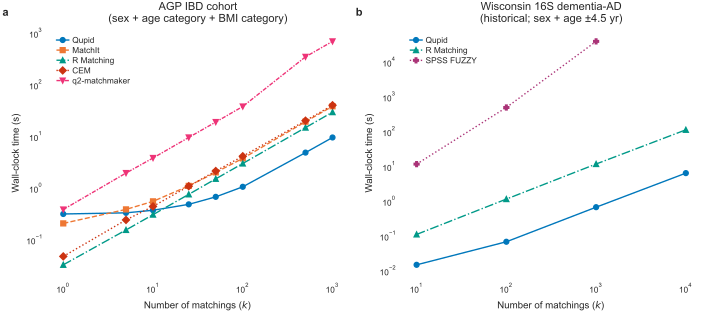

Generate this figure with Python:
#!/usr/bin/env python3
"""
fig_runtime_external — qupid vs. external matching tools.

Two-panel figure.

Panel (a): new AGP IBD benchmark. Qupid vs. four widely used host-covariate
matching tools (MatchIt, R Matching, CEM, q2-matchmaker) under categorical
matching (sex + age_cat + bmi_cat). Reads benchmark_real/agp_external_results.tsv.

Panel (b): historical Wisconsin 16S dementia-AD benchmark.
SPSS FUZZY, R Matching, and qupid timings at k ∈ {10, 100, 1000, 10000},
sex + age ±4.5 yr. Hard-coded so the figure is self-contained.

Both panels share log-log axes for direct visual comparison of scale; SPSS
FUZZY hitting ~40,000 s at k = 1,000 vs qupid at < 1 s is the headline
order-of-magnitude gap motivating Qupid.

Run from benchmarking/  (reads benchmark_real/agp_external_results.tsv).
"""
import pathlib

import matplotlib.pyplot as plt
import pandas as pd
import seaborn as sns

# ── Nature RC ────────────────────────────────────────────────────────────────
NATURE_WIDTHS = {"single": 3.50, "1.5col": 5.04, "double": 7.09}
NATURE_MAX_H = 6.69
NATURE_RC = {
    "font.family": "sans-serif",
    "font.sans-serif": ["Arial", "Helvetica", "DejaVu Sans"],
    "font.size": 7,
    "axes.titlesize": 8,
    "axes.labelsize": 7,
    "xtick.labelsize": 6,
    "ytick.labelsize": 6,
    "legend.fontsize": 6,
    "legend.title_fontsize": 6,
    "figure.titlesize": 8,
    "axes.linewidth": 0.5,
    "xtick.major.width": 0.5,
    "ytick.major.width": 0.5,
    "xtick.minor.width": 0.3,
    "ytick.minor.width": 0.3,
    "lines.linewidth": 0.75,
    "patch.linewidth": 0.5,
    "grid.linewidth": 0.3,
    "xtick.major.size": 3,
    "ytick.major.size": 3,
    "xtick.minor.size": 1.5,
    "ytick.minor.size": 1.5,
    "xtick.direction": "out",
    "ytick.direction": "out",
    "xtick.major.pad": 2,
    "ytick.major.pad": 2,
    "axes.spines.top": False,
    "axes.spines.right": False,
    "axes.grid": False,
    "axes.axisbelow": True,
    "legend.frameon": False,
    "legend.borderpad": 0.3,
    "legend.handlelength": 1.5,
    "legend.handletextpad": 0.4,
    "legend.labelspacing": 0.3,
    "scatter.edgecolors": "white",
    "errorbar.capsize": 2,
    "figure.dpi": 150,
    "savefig.dpi": 450,
    "figure.facecolor": "white",
    "axes.facecolor": "white",
    "figure.constrained_layout.use": True,
    "image.interpolation": "nearest",
    "image.cmap": "viridis",
    "mathtext.fontset": "dejavusans",
}
NATURE_FORMATS = ["pdf", "png"]
NATURE_DPI = 450

# ── Per-tool styling (Paul Tol colorblind-safe palette) ──────────────────────
# Each tool gets a unique color+marker across the whole figure, even though
# CEM (panel a) and SPSS FUZZY (panel b) never share an axes, so a reader
# comparing panels doesn't see two tools rendered identically.
STYLE = {
    "qupid": {"color": "#0077BB", "ls": "-", "marker": "o"},
    "MatchIt": {"color": "#EE7733", "ls": "--", "marker": "s"},
    "R Matching": {"color": "#009988", "ls": "-.", "marker": "^"},
    "CEM": {"color": "#CC3311", "ls": ":", "marker": "D"},
    "q2-matchmaker": {"color": "#EE3377", "ls": (0, (3, 1, 1, 1)), "marker": "v"},
    "SPSS FUZZY": {"color": "#AA3377", "ls": ":", "marker": "P"},
}

# Display labels for the legend only; STYLE/data lookups keep the raw keys.
DISPLAY_LABEL = {"qupid": "Qupid"}

# ── Historical Wisconsin 16S benchmark ────────────────────────────────────────
#    Dementia-AD cohort, sex + age ±4.5 yr.
HISTORICAL = {
    "SPSS FUZZY": {10: 11.75, 100: 498.6, 1000: 39654.0},
    "R Matching": {10: 0.112, 100: 1.162, 1000: 11.84, 10000: 113.7},
    "qupid": {10: 0.015, 100: 0.069, 1000: 0.68, 10000: 6.48},
}


def _plot_panel(ax, sources, title):
    """Plot one panel; `sources` is a list of (label, k_array, t_array)."""
    for label, k_arr, t_arr in sources:
        if not len(k_arr):
            continue
        s = STYLE[label]
        ax.plot(
            k_arr,
            t_arr,
            marker=s["marker"],
            markersize=3.5,
            linewidth=1.0,
            linestyle=s["ls"],
            color=s["color"],
            label=DISPLAY_LABEL.get(label, label),
            clip_on=False,
        )
    ax.set_xscale("log")
    ax.set_yscale("log")
    ax.set_xlabel("Number of matchings ($k$)")
    ax.set_ylabel("Wall-clock time (s)")
    ax.set_title(title)
    ax.legend(loc="upper left")


def _add_panel_label(ax, label):
    ax.text(
        -0.16,
        1.05,
        label,
        transform=ax.transAxes,
        fontsize=8,
        fontweight="bold",
        va="bottom",
        ha="left",
    )


def main():
    sns.set_theme(rc=NATURE_RC)
    plt.rcParams.update(NATURE_RC)

    # Two-panel layout, Nature double-column width
    w = NATURE_WIDTHS["double"]
    h = w * 0.45
    fig, (ax_a, ax_b) = plt.subplots(1, 2, figsize=(w, h))

    # ── Panel a: new AGP IBD benchmark ───────────────────────────────────────
    panel_a_sources = []
    agp_tsv = pathlib.Path("benchmark_real/agp_external_results.tsv")
    if agp_tsv.exists():
        df = pd.read_csv(agp_tsv, sep="\t")
        for tool in ["qupid", "MatchIt", "R Matching", "CEM", "q2-matchmaker"]:
            sub = df[df["tool"] == tool].sort_values("k")
            if sub.empty:
                continue
            panel_a_sources.append((tool, sub["k"].values, sub["elapsed_sec"].values))
    _plot_panel(
        ax_a,
        panel_a_sources,
        "AGP IBD cohort\n(sex + age category + BMI category)",
    )

    # ── Panel b: historical Wisconsin 16S ────────────────────────────────────
    panel_b_sources = []
    for tool in ["qupid", "R Matching", "SPSS FUZZY"]:
        kv = sorted(HISTORICAL[tool].keys())
        tv = [HISTORICAL[tool][k] for k in kv]
        panel_b_sources.append((tool, kv, tv))
    _plot_panel(
        ax_b,
        panel_b_sources,
        "Wisconsin 16S dementia-AD\n(historical; sex + age ±4.5 yr)",
    )

    _add_panel_label(ax_a, "a")
    _add_panel_label(ax_b, "b")

    out = pathlib.Path("figures")
    out.mkdir(exist_ok=True)
    for fmt in NATURE_FORMATS:
        fig.savefig(
            out / f"fig_runtime_external.{fmt}",
            dpi=NATURE_DPI,
            bbox_inches="tight",
            pad_inches=0.02,
            format=fmt,
            facecolor="white",
        )
        print(f"Saved: figures/fig_runtime_external.{fmt}")
    plt.close(fig)


if __name__ == "__main__":
    main()
